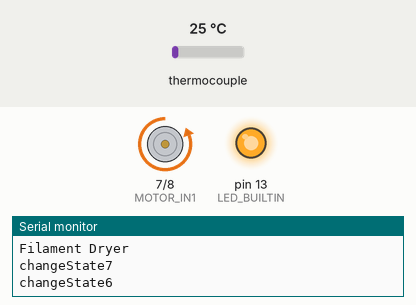
A sketch run on a simulated Arduino Uno, built with avr-gcc and run on an emulated ATmega328P. Parts: motor-driver pin pairs drawn as motors (green arrow = first pin HIGH = forward, orange = second pin HIGH = backward, longer = more drive), output pins drawn as LEDs (lit = HIGH), the last lines printed to the serial monitor. Inputs (shaded band) come from the test bench; at power-on: thermocouple 25 °C.

Above: at 1.1 s.
At 2.1 s:
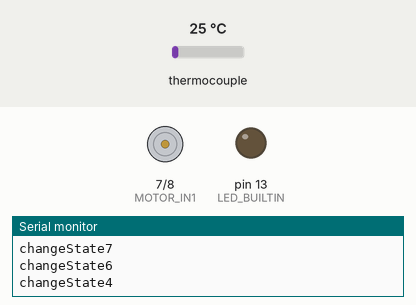
Timing chart, 0 to 3.6 s (numbered marks = the images above):
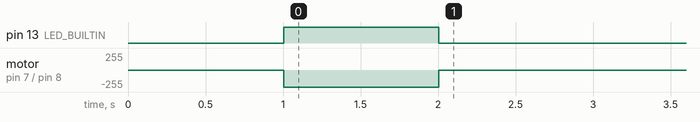

Measured:
- by itself, pin 13 (LED_BUILTIN): LOW → HIGH at 1.0 s, → LOW 1.0 s later
- by itself, motor on pin 7 (MOTOR_IN1) / pin 8 (MOTOR_IN2): stopped → backward 255/255 at 1.0 s, → stopped 1.0 s later

The sketch:

filament-dryer.ino
```cpp
#include <SPI.h>
#include <Adafruit_MAX31855.h>
#include <Wire.h>

#define MAXDO   5
#define MAXCS   4
#define MAXCLK  3

#define MOTOR_IN1 7
#define MOTOR_IN2 8

#define TARGET_TEMP 50.0
#define TARGET_SIZE 2
#define REFRESH_DELAY 500

#define MIN_TEMP 15
#define MAX_TEMP 80
#define MINIMUM_CHANGE 1
#define HEATING_TIMEOUT 1000
#define COOLING_TIMEOUT 10000

Adafruit_MAX31855 thermocouple(MAXCLK, MAXCS, MAXDO);

typedef enum {
  INIT,
  ERROR_MIN_TEMP,
  ERROR_MAX_TEMP,
  ERROR_SENSOR,
  ERROR_TIMEOUT_HEATING,
  ERROR_TIMEOUT_COOLING,
  NOMINAL_HEATING,
  NOMINAL_COOLING,
}fds;

unsigned long previousMillis = 0;
unsigned long refreshTimer = 0;
unsigned long stateTimer = 0;
double heatbedTemperature = 0;
double stateStartTemperature = 0;
fds globalState = fds::INIT;

void setup() {
  Wire.begin(8);
  Wire.onRequest(requestEvent);

  pinMode(LED_BUILTIN, OUTPUT);
  pinMode(MOTOR_IN1, OUTPUT);
  pinMode(MOTOR_IN2, OUTPUT);

  while (!Serial);

  Serial.begin(9600);
  Serial.println("Filament Dryer");

  // wait for MAX chip to stabilize
  delay(500);
}

void loop() {
  unsigned long currentMillis = millis();
  unsigned long delta = (currentMillis > previousMillis) ? currentMillis - previousMillis : 0;
  previousMillis = currentMillis;

  refreshTimer += delta;
  stateTimer += delta;

  if (refreshTimer > REFRESH_DELAY) {
    tick();
    refreshTimer = 0;
  }
}

void tick() {
  updateTemperature();
  checkTemperature();

  manageState();

  heatbed();
}

void updateTemperature() {
  //Serial.print("Internal Temp = ");
  //Serial.println(thermocouple.readInternal());
  double temp = thermocouple.readCelsius();
  //Serial.print("C = ");
  //Serial.println(temp);
  heatbedTemperature = temp;
}

void changeState(fds newState) {
  stateTimer = 0;
  stateStartTemperature = heatbedTemperature;
  globalState = newState;

  Serial.print("changeState");
  Serial.println(newState);
}

void checkTemperature() {
  if (isnan(heatbedTemperature)) {
    changeState(fds::ERROR_SENSOR);
    return;
  }

  if (heatbedTemperature < MIN_TEMP) {
    changeState(fds::ERROR_MIN_TEMP);
    return;
  }

  if (heatbedTemperature > MAX_TEMP) {
    changeState(fds::ERROR_MAX_TEMP);
    return;
  }
}

void manageState() {
  if (globalState == fds::INIT) {
    changeState(fds::NOMINAL_COOLING);
    return;
  }

  if (globalState == fds::NOMINAL_COOLING) {
    if (stateTimer > COOLING_TIMEOUT && heatbedTemperature > (stateStartTemperature - MINIMUM_CHANGE)) {
      changeState(fds::ERROR_TIMEOUT_COOLING);
      return;
    }
    if (heatbedTemperature < (TARGET_TEMP - TARGET_SIZE)) {
      changeState(fds::NOMINAL_HEATING);
      return;
    }
    //cooling;
    return;
  }

  if (globalState == fds::NOMINAL_HEATING) {
    if (stateTimer > HEATING_TIMEOUT && heatbedTemperature < (stateStartTemperature + MINIMUM_CHANGE)) {
      changeState(fds::ERROR_TIMEOUT_HEATING);
      return;
    }
    if (heatbedTemperature > (TARGET_TEMP + TARGET_SIZE)) {
      changeState(fds::NOMINAL_COOLING);
      return;
    }
    //heating
    return;
  }
}

void heatbed() {
  if (globalState == fds::NOMINAL_HEATING) {
    digitalWrite(MOTOR_IN2, HIGH);
    digitalWrite(MOTOR_IN1, LOW);
    digitalWrite(LED_BUILTIN, HIGH);
    return;
  }

  digitalWrite(MOTOR_IN1, LOW);
  digitalWrite(MOTOR_IN2, LOW);
  digitalWrite(LED_BUILTIN, LOW);
  return;
}

struct i2c_message {
  double temp;
  fds state;
};

void requestEvent() {
  i2c_message msg;
  msg.temp = heatbedTemperature;
  msg.state = globalState;

  Wire.write((uint8_t *) &msg, sizeof(msg));
  Serial.print("SENT = ");
  Serial.println(sizeof(msg));
}
```
